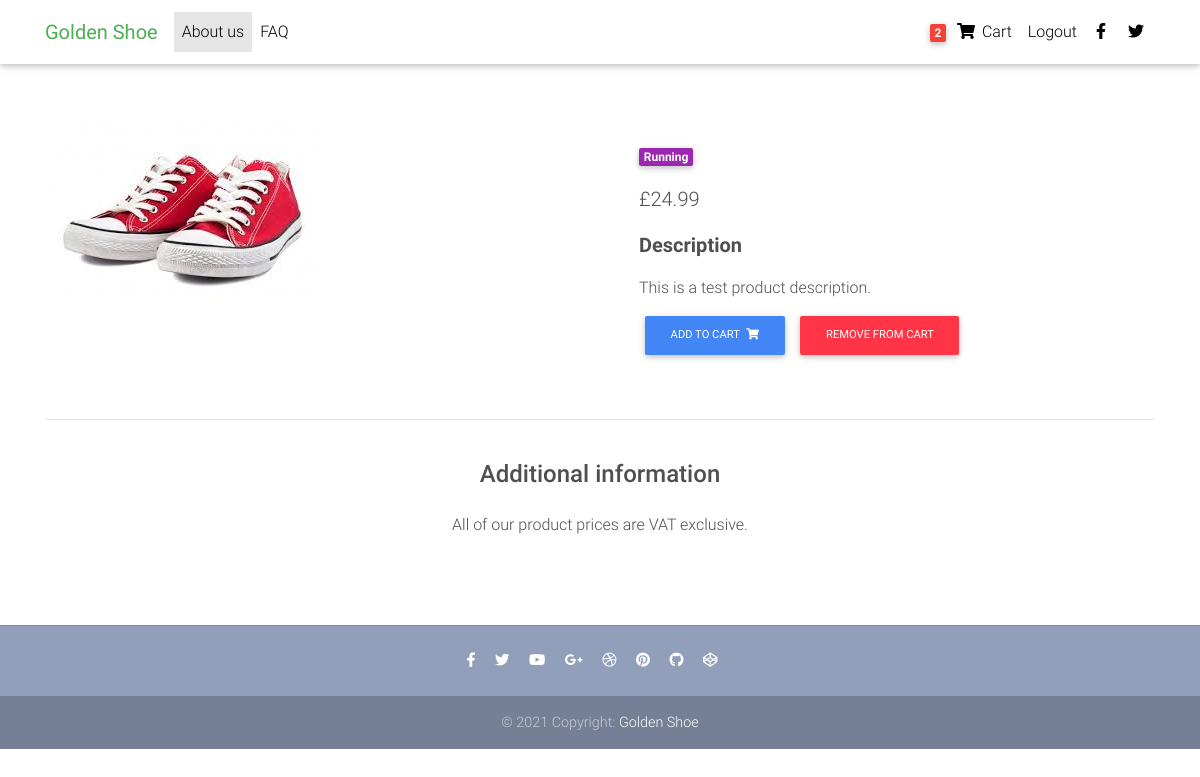
Page /product/test-product/ (signed in) on the committed database.
### core/models.py (models this page shows, shortened)
class Order(models.Model):
    user = models.ForeignKey(settings.AUTH_USER_MODEL, on_delete = models.CASCADE)
    ordered = models.BooleanField(default=False)
    start_date = models.DateTimeField(auto_now_add=True)
    items = models.ManyToManyField(OrderItem)
    ordered_date = models.DateTimeField()
    voucher = models.ForeignKey('Voucher',on_delete=models.SET_NULL, blank=True, null=True)

class Item(models.Model):
    title = models.CharField(max_length = 100)
    price = models.FloatField()
    discount_price = models.FloatField(blank=True, null=True)
    category = models.CharField(choices=CATEGORY_CHOICES, max_length=2)
    label = models.CharField(choices=LABEL_CHOICES, max_length=1)
    slug = models.SlugField()
    description = models.TextField()
    out_of_stock = models.BooleanField(default=False)
    def get_add_to_cart_url(self):
        return reverse("core:add-to-cart", kwargs={'slug':self.slug})
    def get_remove_from_cart_url(self):
        return reverse("core:remove-from-cart", kwargs={'slug':self.slug})

### core/views.py (the view)
# urls.py: path('product/<slug>/', ItemDetailView.as_view(), name='product'),
class ItemDetailView(DetailView):
    model = Item
    template_name = "product-page.html"

### core/templatetags/cart_template_tags.py (called while the page is built)
@register.filter
def cart_item_count(user):
    if user.is_authenticated:
        qs = Order.objects.filter(user=user, ordered=False)
        if qs.exists():
            return qs[0].items.count()
    return 0

### templates/product-page.html (shortened to what this page needs)
{% load static %}
<!DOCTYPE html>
<html lang="en">
<head>
  <link rel="stylesheet" href="https://use.fontawesome.com/releases/v5.11.2/css/all.css">
  <link href="{% static 'css/bootstrap.min.css' %}" rel="stylesheet">
  <link href="{% static 'css/mdb.min.css' %}" rel="stylesheet">
  <link href="{% static 'css/style.min.css' %}" rel="stylesheet">
</head>
<body>
  {% include "navbar.html" %}
  <main class="mt-5 pt-4">
    <div class="container dark-grey-text mt-5">
      <div class="row wow fadeIn">
        <div class="col-md-6 mb-4">
          <img class="img-fluid" alt="">
        </div>
        <div class="col-md-6 mb-4">
          <div class="p-4">
            <div class="mb-3">
              <a href="">
                <span class="badge purple mr-1">{{ object.get_category_display }}</span>
              </a>
            </div>
            <p class="lead">
              {% if object.discount_price %}
                <span class="mr-1">
                <del>£{{ object.price }}</del>
                </span>
                <span>£{{ object.discount_price }}</span>
                {% else %}
                  <span>£{{ object.price }}</span>
              {% endif %}
            </p>
            <p class="lead font-weight-bold">Description</p>
            <p>{{ object.description }}</p>
            <a href="{{ object.get_add_to_cart_url }}" class="btn btn-primary btn-md my-0 p">Add to cart
              <i class="fas fa-shopping-cart ml-1"></i>
            </a>
            <a href="{{ object.get_remove_from_cart_url }}" class="btn btn-danger btn-md my-0 p">Remove from cart
            </a>
          </div>
        </div>
      </div>
      <hr>
      <div class="row d-flex justify-content-center wow fadeIn">
        <div class="col-md-6 text-center">
          <h4 class="my-4 h4">Additional information</h4>
          <p>All of our product prices are VAT exclusive.</p>
        </div>
      </div>
      <div class="row wow fadeIn">
        <div class="col-lg-4 col-md-12 mb-4">
        </div>
        <div class="col-lg-4 col-md-6 mb-4">
        </div>
        <div class="col-lg-4 col-md-6 mb-4">
        </div>
      </div>
    </div>
  </main>
  {% include "footer.html" %}
</body>
</html>

### templates/navbar.html (shortened to what this page needs)
  {% load cart_template_tags %}
  {% block navbar %}
  <nav class="navbar fixed-top navbar-expand-lg navbar-light white scrolling-navbar">
    <div class="container">
      <a class="navbar-brand waves-effect" href="http://127.0.0.1:8000/" target="_self">
        <strong class="green-text" href>Golden Shoe</strong>
      </a>
      <div class="collapse navbar-collapse" id="navbarSupportedContent">
        <ul class="navbar-nav mr-auto">
          <li class="nav-item active">
            <a class="nav-link waves-effect" href="#">About us
            </a>
          </li>
          <li class="nav-item">
            <a class="nav-link waves-effect" href="/faq" target="_blank">FAQ</a>
          </li>
        </ul>
        <ul class="navbar-nav nav-flex-icons">
          {% if request.user.is_authenticated %}
          <li class="nav-item">
            <a href="{% url 'core:order-summary'%}" class="nav-link waves-effect">
              <span class="badge red z-depth-1 mr-1"> {{ request.user|cart_item_count }} </span>
              <i class="fas fa-shopping-cart"></i>
              <span class="clearfix d-none d-sm-inline-block"> Cart </span>
            </a>
          </li>
          <li class="nav-item">
            <a class="nav-link waves-effect" href="{% url 'account_logout' %}">
              <span class="clearfix d-none d-sm-inline-block"> Logout </span>
            </a>
          </li>
          {% endif %}
          <li class="nav-item">
            <a href="https://www.facebook.com/" class="nav-link waves-effect" target="_blank">
              <i class="fab fa-facebook-f"></i>
            </a>
          </li>
          <li class="nav-item">
            <a href="https://twitter.com/" class="nav-link waves-effect" target="_blank">
              <i class="fab fa-twitter"></i>
            </a>
          </li>
        </ul>
      </div>
    </div>
  </nav>
  {% endblock %}

### rows in the picture
Item: category "Running", price "24.99", description "This is a test product description."

### other values in the picture
{{ request.user|cart_item_count }} "2"
